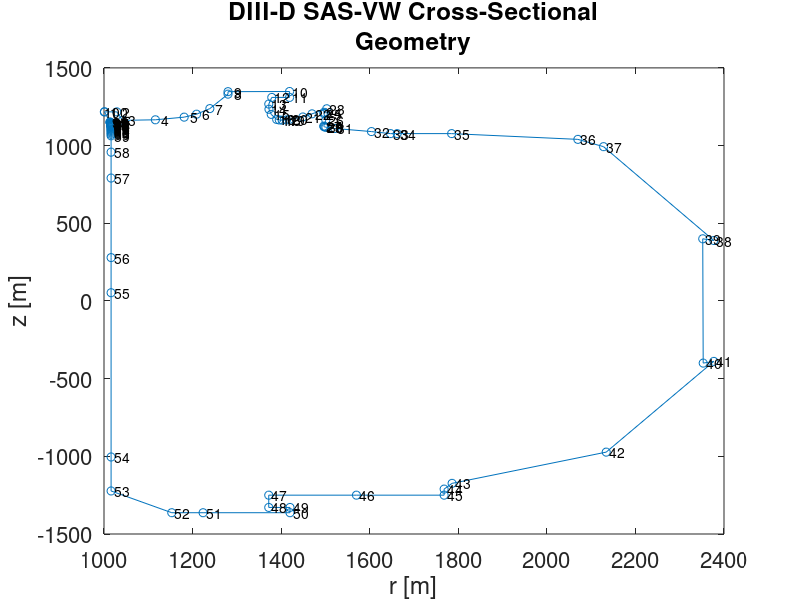

Source code (MATLAB):
close all
solps_geom = dlmread('solps_rz.txt')';

% SAVE ALL SAVED PLOTS FROM THIS SCRIPT TO '../../plots'

% order indices
indices = zeros(1,122/2);
i=0;
for j = [1:122]
    if rem(j,2) ~= 0
        i=i+1;
        indices(i) = j;
    end
end
indices = [indices,122:160];

r = solps_geom(1,indices);
z = solps_geom(2,indices);
r1 = r(1:end-1);
r2 = r(2:end);
z1 = z(1:end-1);
z2 = z(2:end);

figure(1)
axis equal
plot(r,z)
hold on
scatter(r,z)
a = [1:length(r)]'; b = num2str(a); c = cellstr(b);
dx = 0.01; dy = 0.01; % displacement so the text does not overlay the data points
text(r+dx, z+dy, c);
title({'DIII-D SAS-VW Cross-Sectional','Geometry'})
xlabel('r [m]')
ylabel('z [m]')
set(gca,'fontsize',16)